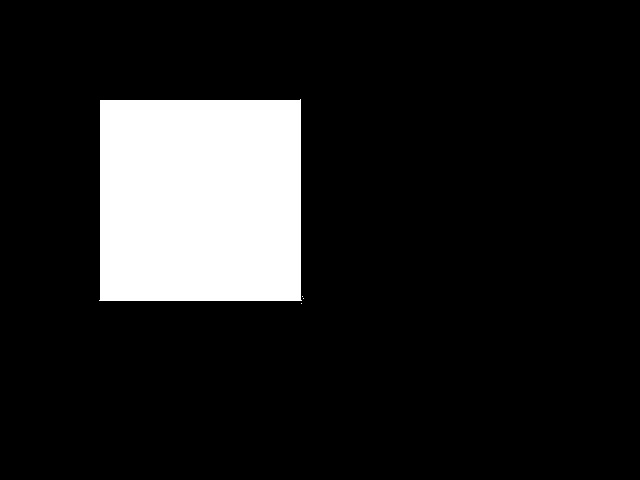
#> input picture Cluster02-Image-Processing/Image-Processing-OpenCV/output/threshold.jpg, 640 x 480 px
$ python -i image_processing.py   (imports and definitions only)
#> lines starting #> are read from the running program, lines starting #| are printed output that depends on the picture; after the words box and inside, x2 and y2 are one past the last pixel; in counts of white or black regions, pixels touching at a corner belong together
import cv2
import os
import sys
SUPPORTED_FORMATS = {
    ".jpg", ".jpeg", ".png", ".bmp", ".webp", ".tif", ".tiff"
}
def process_image(input_path, output_dir):
    """Apply basic image processing operations."""
#> called with input_path = 'output/threshold.jpg', output_dir = 'out.png'
    image = cv2.imread(input_path)
#> image is the input picture: shape (480, 640, 3); min 0, max 255, mean 33.5
    if image is None:
        print("Error: Unable to load image.")
        return
    os.makedirs(output_dir, exist_ok=True)
    # 1. Grayscale
    gray = cv2.cvtColor(image, cv2.COLOR_BGR2GRAY)
    cv2.imwrite(os.path.join(output_dir, "grayscale.jpg"), gray)
    # 2. Resize to 50% of original dimensions
    height, width = image.shape[:2]
#> height = 480; width = 640
    resized = cv2.resize(image, (width // 2, height // 2))
    cv2.imwrite(os.path.join(output_dir, "resized.jpg"), resized)
    # 3. Binary Thresholding
    _, threshold = cv2.threshold(
        gray, 127, 255, cv2.THRESH_BINARY
    )
#> threshold: shape (480, 640); 13.2% white; 4 white regions (3 under 20 px), largest, box (x1, y1, x2, y2) and area: (99, 99, 302, 301) 40404
    cv2.imwrite(
        os.path.join(output_dir, "threshold.jpg"),
        threshold
    )
    # 4. Gaussian Blur
    blurred = cv2.GaussianBlur(image, (5, 5), 0)
    cv2.imwrite(
        os.path.join(output_dir, "blurred.jpg"),
        blurred
    )
    # 5. Edge Detection
    edges = cv2.Canny(gray, 100, 200)
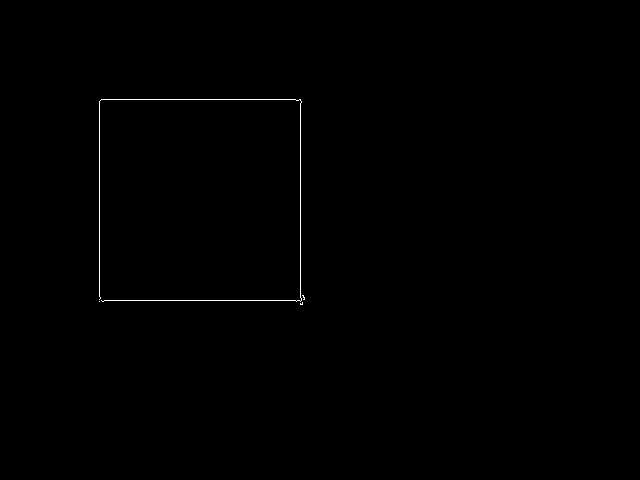
#> edges: shape (480, 640); 0.27% white in thin lines or dots, all inside (x1, y1, x2, y2) = (99, 99, 305, 305)
    cv2.imwrite(
        os.path.join(output_dir, "edges.jpg"),
        edges
    )
    # 6. Rotate 90 degrees clockwise
    rotated = cv2.rotate(
        image,
        cv2.ROTATE_90_CLOCKWISE
    )
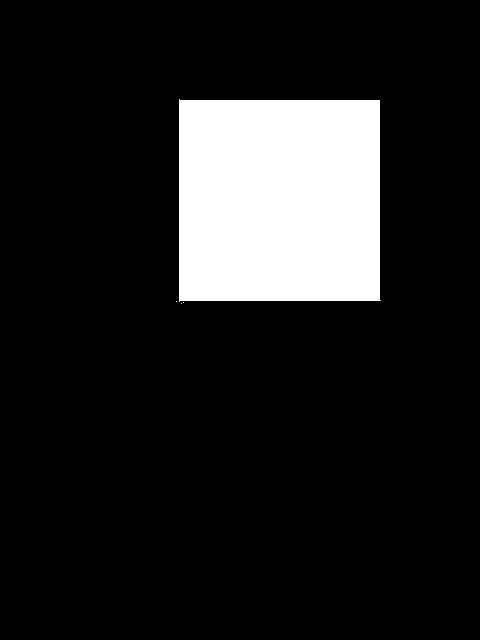
#> rotated: shape (640, 480, 3); min 0, max 255, mean 33.5
    cv2.imwrite(
        os.path.join(output_dir, "rotated.jpg"),
        rotated
    )
    print("\nImage processing completed successfully.")
    print("\nGenerated outputs:")
    outputs = [
        "grayscale.jpg",
        "resized.jpg",
        "threshold.jpg",
        "blurred.jpg",
        "edges.jpg",
        "rotated.jpg"
    ]
    for filename in outputs:
        print(f" - {filename}")
def main():
    if len(sys.argv) != 2:
        print("\nUsage:")
        print("python image_processing.py <image_path>")
        return
    input_path = sys.argv[1]
    if not os.path.isfile(input_path):
        print("\nError: Input image does not exist.")
        return
    extension = os.path.splitext(input_path)[1].lower()
    if extension not in SUPPORTED_FORMATS:
        print("\nError: Unsupported image format.")
        print(
            "Supported formats: "
            "JPG, JPEG, PNG, BMP, WEBP, TIF, TIFF"
        )
        return
    # Cluster02-Image-Processing/output
    output_dir = os.path.join(
        os.path.dirname(os.path.dirname(input_path)),
        "output"
    )
    process_image(input_path, output_dir)
# [2 lines not run here, left out]

>>> result = process_image('output/threshold.jpg', 'out.png')
